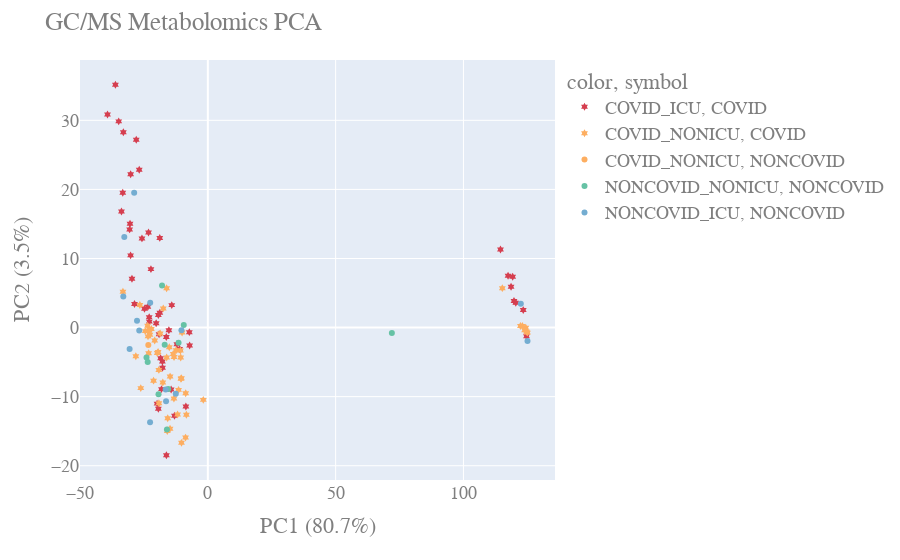

Notebook cell for this chart:
### Markdown cell above
## Plot with Plotly (Dash)

### Code cell
import plotly.express as px

df = pd.DataFrame({'x':PC1s, 'y':PC2s, 'sample_id':combined_df.index.tolist(), 'symbol':shape_list})

fig = px.scatter(df, x="x", y="y", hover_data=['sample_id'], color=color_list, color_discrete_map=color_dict,
                symbol=shape_list,
                symbol_map={"COVID":'hexagram', "NONCOVID":'circle'})

fig.update_layout(
    title="GC/MS Metabolomics PCA",
    xaxis_title='PC1 ({}%)'.format(round(100*pca.explained_variance_ratio_[0],1)),
    yaxis_title='PC2 ({}%)'.format(round(100*pca.explained_variance_ratio_[1],1)),
    font=dict(
        family="Helvetica",
        size=18,
        color="#7f7f7f")
    )
fig.show()

### Figure 1 — Plotly figure (JSON) as saved in the notebook; plotly's stock layout.template omitted (floating-point values rounded to 4 significant figures)
{"data": [{"customdata": [["10"], ["101"], ["12"], ["14"], ["15"], ["20"], ["21"], ["22"], ["23"], ["24"], ["25"], ["26"], ["27"], ["28"], ["29"], ["30"], ["31"], ["32"], ["38"], ["39"], ["40"], ["41"], ["42"], ["43"], ["44"], ["45"], ["46"], ["47"], ["48"], ["49"], ["50"], ["55"], ["62"], ["63"], ["64"], ["67"], ["68"], ["71"], ["74"], ["76"], ["77"], ["8"], ["80"], ["81"], ["85"], ["87"], ["9"], ["92"], ["93"], ["97"], ["99"]], "hovertemplate": "color=COVID_ICU<br>symbol=COVID<br>x=%{x}<br>y=%{y}<br>sample_id=%{customdata[0]}<extra></extra>", "legendgroup": "COVID_ICU, COVID", "marker": {"color": "#D53E4F", "symbol": "hexagram"}, "mode": "markers", "name": "COVID_ICU, COVID", "showlegend": true, "type": "scatter", "x": [-34.88, -12.12, 114.5, 119.8, -22.96, -16.22, -14.37, -33.3, -23.21, -24.8, 119.3, -28.7, -33.06, -22.27, -15.24, 120.5, 118.6, -18.14, -19.87, -33.8, -22.9, -30.45, 117.5, -23.48, -11.05, -17.79, -8.603, -17.73, -28.02, -18.82, -30.61, -36.17, -30.23, -19.08, -16.26, -18.5, 123.4, -39.26, -25.78, -26.85, 124.7, -30.21, -19.36, -19.36, -7.134, -7.254, -14.12, -29.69, -13.06, -20.23, -18.78], "xaxis": "x", "y": [29.85, -2.424, 11.31, 3.845, 1.494, -18.48, -8.959, 19.52, 13.76, 2.721, 7.352, 3.417, 28.28, 8.459, -0.3891, 3.601, 5.899, -8.914, -11.01, 16.79, 0.8613, 15.03, 7.496, 2.999, -3.113, -4.915, -11.42, -5.821, 27.19, 12.98, 14.21, 35.15, 10.45, -0.9795, -1.377, -4.45, 2.53, 30.84, 12.91, 22.85, -1.263, 22.2, 1.829, -11.74, -2.599, -0.6638, 3.248, 7.066, -12.76, 0.6295, 2.135], "yaxis": "y"}, {"customdata": [["100"], ["102"], ["103"], ["11"], ["13"], ["16"], ["17"], ["18"], ["19"], ["2"], ["3"], ["33"], ["34"], ["35"], ["36"], ["37"], ["4"], ["5"], ["51"], ["52"], ["53"], ["56"], ["57"], ["58"], ["59"], ["6"], ["60"], ["61"], ["65"], ["66"], ["69"], ["7"], ["70"], ["72"], ["73"], ["75"], ["78"], ["79"], ["82"], ["83"], ["84"], ["86"], ["88"], ["89"], ["90"], ["91"], ["94"], ["95"], ["96"], ["98"]], "hovertemplate": "color=COVID_NONICU<br>symbol=COVID<br>x=%{x}<br>y=%{y}<br>sample_id=%{customdata[0]}<extra></extra>", "legendgroup": "COVID_NONICU, COVID", "marker": {"color": "#FDAE61", "symbol": "hexagram"}, "mode": "markers", "name": "COVID_NONICU, COVID", "showlegend": true, "type": "scatter", "x": [-23.06, -24.49, -8.408, 125.1, -10.34, -13.24, 122.3, 124.4, 123.1, -21.24, -15.71, 115.2, -15.88, -13.27, -23.18, -23.57, -14.77, -10.54, -33.23, -20.79, -16.12, -8.666, 124.7, -28.18, -1.784, -19.47, -18.66, -12.42, -8.727, -22.68, -17.63, -11.46, 123.9, -10.73, -19.17, -15.1, -22.12, -11.85, -17.45, -10.62, -26.6, -10.32, -19.79, -16.14, -23.41, -14.8, -13.54, -10.08, -19.15, -26.25], "xaxis": "x", "y": [-0.4238, -0.5144, -12.62, -0.7316, -7.347, -4.272, 0.2204, -0.02269, 0.2369, -7.687, -13.13, 5.706, -14.99, -10.26, -3.726, 0.2757, -7.097, -7.406, 5.186, -1.885, -4.339, -9.514, -0.6083, -4.163, -10.47, -3.523, -0.8596, -3.277, -15.93, -1.034, -7.952, -9.02, -0.3885, -3.335, -6.13, -2.838, -0.2085, -12.58, 2.774, -4.34, 3.266, -16.69, -3.68, 5.687, -1.274, -14.63, -3.827, -0.7148, -10.95, -8.766], "yaxis": "y"}, {"customdata": [["54"]], "hovertemplate": "color=COVID_NONICU<br>symbol=NONCOVID<br>x=%{x}<br>y=%{y}<br>sample_id=%{customdata[0]}<extra></extra>", "legendgroup": "COVID_NONICU, NONCOVID", "marker": {"color": "#FDAE61", "symbol": "circle"}, "mode": "markers", "name": "COVID_NONICU, NONCOVID", "showlegend": true, "type": "scatter", "visible": true, "x": [-23.3], "xaxis": "x", "y": [-2.533], "yaxis": "y"}, {"customdata": [["104"], ["107"], ["108"], ["112"], ["114"], ["124"], ["125"], ["126"], ["127"], ["128"]], "hovertemplate": "color=NONCOVID_NONICU<br>symbol=NONCOVID<br>x=%{x}<br>y=%{y}<br>sample_id=%{customdata[0]}<extra></extra>", "legendgroup": "NONCOVID_NONICU, NONCOVID", "marker": {"color": "#66C2A5", "symbol": "circle"}, "mode": "markers", "name": "NONCOVID_NONICU, NONCOVID", "showlegend": true, "type": "scatter", "x": [-23.54, -17.93, 72.0, -16.89, -24.0, -16.01, -11.46, -15.5, -9.424, -19.31], "xaxis": "x", "y": [-4.994, 6.075, -0.7709, -2.496, -4.35, -14.77, -2.186, -8.892, 0.36, -9.644], "yaxis": "y"}, {"customdata": [["105"], ["106"], ["109"], ["110"], ["113"], ["115"], ["116"], ["117"], ["118"], ["119"], ["120"], ["121"], ["122"], ["123"]], "hovertemplate": "color=NONCOVID_ICU<br>symbol=NONCOVID<br>x=%{x}<br>y=%{y}<br>sample_id=%{customdata[0]}<extra></extra>", "legendgroup": "NONCOVID_ICU, NONCOVID", "marker": {"color": "#74ADD1", "symbol": "circle"}, "mode": "markers", "name": "NONCOVID_ICU, NONCOVID", "showlegend": true, "type": "scatter", "x": [122.5, -32.69, -10.33, -33.08, 125.1, -22.56, -28.83, -30.62, -16.35, -16.49, -12.55, -26.85, -27.71, -22.61], "xaxis": "x", "y": [3.442, 13.11, -0.4061, 4.491, -1.952, 3.608, 19.53, -3.094, -10.68, -8.962, -9.58, -0.4078, 1.001, -13.72], "yaxis": "y"}], "layout": {"autosize": true, "font": {"color": "#7f7f7f", "family": "Helvetica", "size": 18}, "legend": {"title": {"text": "color, symbol"}, "tracegroupgap": 0}, "margin": {"t": 60}, "title": {"text": "GC/MS Metabolomics PCA"}, "xaxis": {"anchor": "y", "autorange": true, "domain": [0, 1], "range": [-49.69, 135.5], "title": {"text": "PC1 (80.7%)"}, "type": "linear"}, "yaxis": {"anchor": "x", "autorange": true, "domain": [0, 1], "range": [-22.29, 38.95], "title": {"text": "PC2 (3.5%)"}, "type": "linear"}}}
